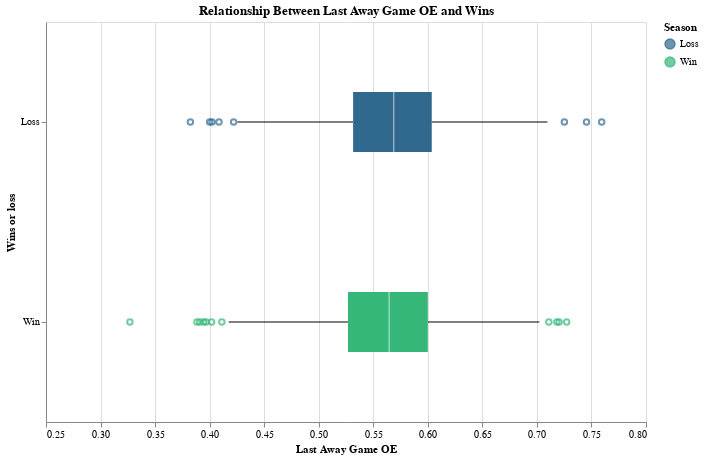

Notebook cell for this chart:
### Code cell
"""slider = alt.binding_range(min = int(oe_data['SEASON'].min()), max = int(oe_data['SEASON'].max()), step=1)
select_season = alt.selection(
    type='single',  
    fields=['SEASON'],
    bind=slider,
    #name= "Select"
)"""

chart = alt.Chart(oe_data).mark_boxplot(size=60).encode(
    x = alt.X('AWAY_LAST_GAME_OE:Q', title='Last Away Game OE', scale=alt.Scale(domain=[0.25,0.8])),
    y = alt.Y('HOME_W:N', title='Wins or loss',),# scale=alt.Scale(domain=[0,5])),
    color = alt.Color('HOME_W:N', scale=alt.Scale(scheme='viridis'), legend=alt.Legend(title='Season')) 
).properties(
    width=600,  
    height=400, 
    title='Relationship Between Last Away Game OE and Wins'
).interactive()

chart.display()

### Figure 1 — Vega-Lite specification as saved in the notebook (floating-point values rounded to 4 significant figures; data arrays with more than 128 entries replaced by an {"elided": "..."} marker saying what was removed)
{"config": {"view": {"continuousWidth": 300, "continuousHeight": 300}}, "data": {"name": "data-0d92a2f03eab360c8de3d49b065e8feb"}, "mark": {"type": "boxplot", "size": 60}, "encoding": {"color": {"field": "HOME_W", "legend": {"title": "Season"}, "scale": {"scheme": "viridis"}, "type": "nominal"}, "x": {"field": "AWAY_LAST_GAME_OE", "scale": {"domain": [0.25, 0.8]}, "title": "Last Away Game OE", "type": "quantitative"}, "y": {"field": "HOME_W", "title": "Wins or loss", "type": "nominal"}}, "height": 400, "params": [{"name": "param_1", "select": {"type": "interval", "encodings": ["x", "y"]}, "bind": "scales"}], "title": "Relationship Between Last Away Game OE and Wins", "width": 600, "$schema": "https://vega.github.io/schema/vega-lite/v5.8.0.json", "datasets": {"data-0d92a2f03eab360c8de3d49b065e8feb": {"elided": "3406 records"}}}
